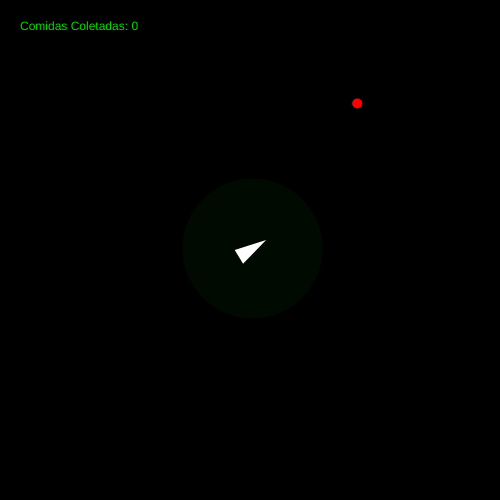
Frame 1 (no input)
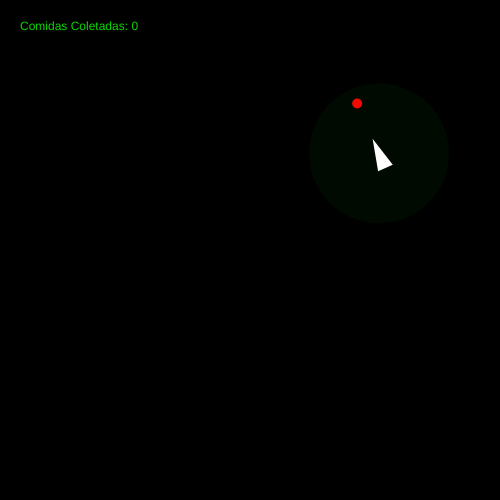
Frame 60 (no input)
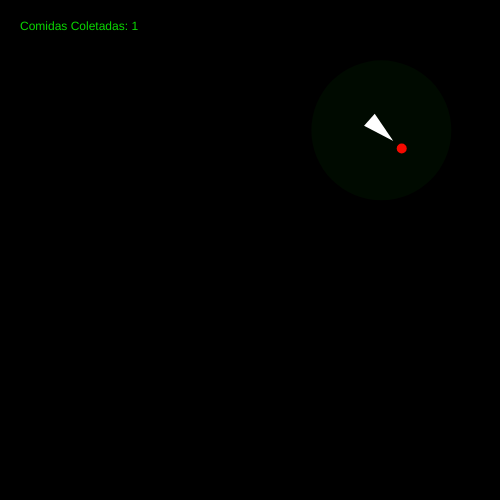
Frame 120 (the mouse pressed at the canvas centre since frame 60)

The p5.js sketch that drew these frames (run headless with seeded random() and noise() and a simulated clock; from frame 60 on, the mouse is pressed at the canvas centre):

// p5.js sketch
// ── sketch.js
const vision = 70;
let target, seeker;
let foodCounter = 0;

function setup() {
  createCanvas(500, 500);
  target = new Target(width, height);
  seeker = new Vehicle(width, height);
}

function draw() {
  background(0);
  noStroke();
  
  target.show();
  defaultBehavior();
  searchCounter();
  
  seeker.show(target.x, target.y, vision);
}

//funçao que lida com o comportamento do Vehicle
function defaultBehavior() {
  const d = dist(seeker.x, seeker.y, target.x, target.y);
  
  if (d < vision) {
    seeker.seek(target.x, target.y);
  } else {
    seeker.runRandomly(width, height);
  }
  
  if (d < 10) {
    target.changePlace(width, height);
    foodCounter ++;
  }
}

//funçao que exibe o numero de targets alcançados
function searchCounter() {
  fill(10,215,0);
  text("Comidas Coletadas: " + foodCounter, 20, 30);
}

// ── vehicle.js
class Vehicle {
  constructor(width, height) {
    this.x = width / 2;
    this.y = height / 2;
    this.vx = random(-5, 5);
    this.vy = random(-5, 5);
  }

  //ajusta a posiçao do Seeker em direção ao alvo
  seek(targetX, targetY) {
    const subX = targetX - this.x;
    const subY = targetY - this.y;
  
    this.x += subX * 0.04;
    this.y += subY * 0.04;
  }

  //ajusta a posiçao do Seeker aleatoriamente
  runRandomly(width, height) {
    this.x += this.vx + 0.1 * sin(frameCount * 0.1);
    this.y += this.vy + 0.1 * sin(frameCount * 0.1);
    
    //verifica os limites da tela
    if (this.x > width || this.x < 0) {
      this.vx = -this.vx;
    }
    
    if (this.y > height || this.y < 0) {
      this.vy = -this.vy;
    }
  }

  //funçao que desenha o Seeker
  show(targetX, targetY, rangeOfVision) {
    //desenha a area de visão
    fill(0, 255, 0, 10);
    ellipse(this.x, this.y, rangeOfVision * 2, rangeOfVision * 2);
    
    //calcula a distancia para o alvo
    const d = dist(this.x, this.y, targetX, targetY);

    push();
    translate(this.x, this.y);

    //calcula o angulo de rotaçao
    const angle = (d < rangeOfVision) ? atan2(targetY - this.y, targetX - this.x) : atan2(this.vy, this.vx);
    rotate(angle);

    //desenha o vehicle
    fill(255,255,255);
    triangle(-16, -8, -16, 8, 16, 0);

    pop();
  }
}

class Target {
  constructor(width, height) {
    this.x = random(width);
    this.y = random(height);
  }

  //funçao que muda a posiçao do alvo
  changePlace(width, height) {
    this.x = random(width);
    this.y = random(height);
  }

  //funçao que desenha o alvo
  show() {
    fill(255, 0, 0);
    ellipse(this.x, this.y, 10, 10);
  }
}
